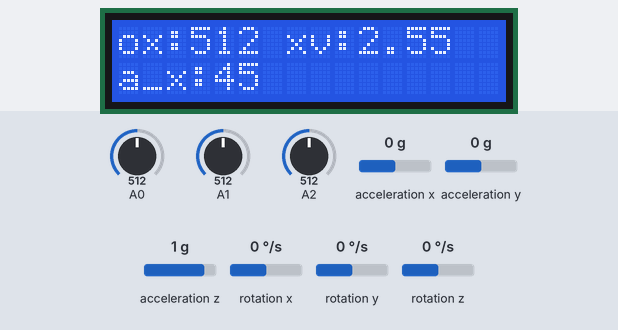
Recording of a sketch running on a simulated Arduino Uno, built with avr-gcc and run on an emulated ATmega328P. Shown: 16×2 character LCD. The inputs (shaded band) are chosen by the test bench; at power-on: A0 = 512, A1 = 512, A2 = 512, acceleration x 0 g, acceleration y 0 g, acceleration z 1 g, rotation x 0 °/s, rotation y 0 °/s, rotation z 0 °/s. What the sketch prints to the serial monitor is not drawn.

Above: at 1.2 s.
1.3 s: A0 set to 716
At 2.5 s:
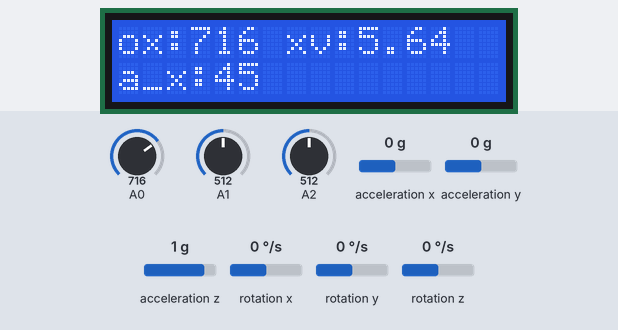
2.8 s: A1 set to 716
At 4.0 s:
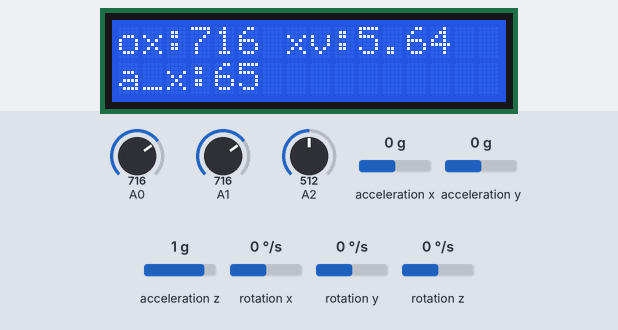
4.3 s: A2 set to 306
At 4.9 s:
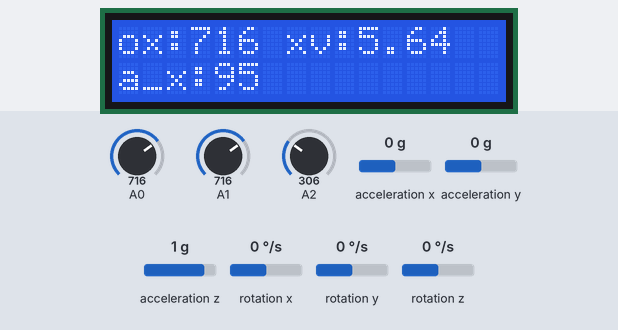
8.8 s: A0 set to 992
At 9.8 s:
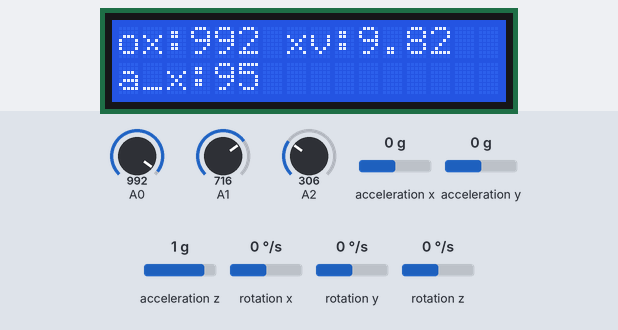
10.3 s: A1 set to 992
At 11.3 s:
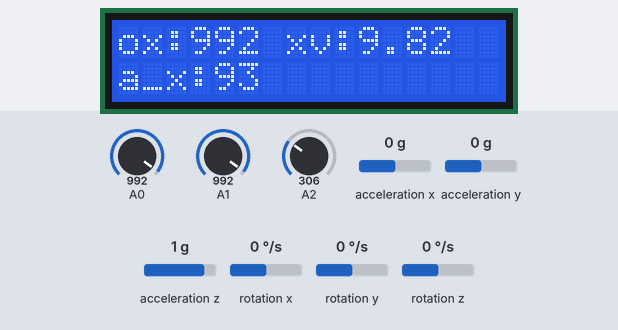
Timing chart, 0 to 12.8 s (numbered marks = the images above; inputs shaded):
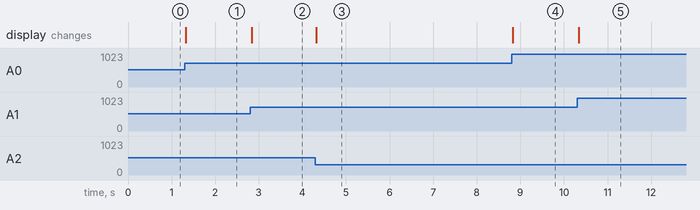

Measured:
- after the input at 1.3 s, the display: changes at once (image 1)
- after the input at 2.8 s, the display: changes at once (image 2)
- after the input at 4.3 s, the display: changes at once (image 3)
- after the input at 8.8 s, the display: changes at once (image 4)
- after the input at 10.3 s, the display: changes at once (image 5)

The sketch:

MPU6050_raw.ino
```cpp
// 引用 LiquidCrystal Library
#include <LiquidCrystal.h>

// Arduino Wire library is required if I2Cdev I2CDEV_ARDUINO_WIRE implementation
// is used in I2Cdev.h
#include "Wire.h"

// I2Cdev and MPU6050 must be installed as libraries, or else the .cpp/.h files
// for both classes must be in the include path of your project
#include "I2Cdev.h"
#include "MPU6050.h"

#define voltage_range (1.94-1.3)
#define values_range
#define zero_x 1.62
#define zero_y 1.62
#define zero_z 1.62
#define sensitivity_x 0.32
#define sensitivity_y 0.32
#define sensitivity_z 0.32

int up_bound,down_bound;

float xv;
float yv;
float zv;

float angle_x;
float angle_y;
float angle_z;

#define refreshRange 300


/**Object creation*/
LiquidCrystal lcd(12, 11, 5, 4, 3, 2);

// class default I2C address is 0x68
// specific I2C addresses may be passed as a parameter here
// AD0 low = 0x68 (default for InvenSense evaluation board)
// AD0 high = 0x69
MPU6050 accelgyro;

int16_t ax, ay, az;
int16_t ax_up,ax_down;
int16_t gx, gy, gz;

float toG(float v){
  return v * 6 / 1023 - 3;
}

void setup() {

  //LCD Startup for 2x16 lcd screen
  lcd.begin(16, 2);

  // join I2C bus (I2Cdev library doesn't do this automatically)
  Wire.begin();

  // initialize serial communication
  // (38400 chosen because it works as well at 8MHz as it does at 16MHz, but
  // it's really up to you depending on your project)
  Serial.begin(9600);

  // initialize device
  Serial.println("Initializing I2C devices...");
  accelgyro.initialize();

  // verify connection
  Serial.println("Testing device connections...");
  Serial.println(accelgyro.testConnection() ? "MPU6050 connection successful" : "MPU6050 connection failed");

  // initialize up_bound down_bound
  int ox  = analogRead(A0);
  int oy  = analogRead(A1);
  int oz  = analogRead(A2);
  up_bound = ox;
  down_bound = ox;
}

void loop() {

  //orientation lcd print

  int ox  = analogRead(A0);
  int oy  = analogRead(A1);
  int oz  = analogRead(A2);

  xv=(((ox-278)/132.0*(0.64)+1.3)-zero_x)/sensitivity_x; // xg
  yv=(((oy-278)/132.0*(0.64)+1.3)-zero_y)/sensitivity_y; // yg
  zv=(((oz-278)/132.0*(0.64)+1.3)-zero_z)/sensitivity_z; // zg

  angle_x =atan2(-yv,-zv)*57.2957795+180;
  angle_y =atan2(-xv,-zv)*57.2957795+180;
  angle_z =atan2(-yv,-xv)*57.2957795+180;

  lcd.setCursor(0, 0);
  lcd.print("ox:");
  lcd.print(ox);
  lcd.setCursor(7, 0);
  lcd.print("xv:");
  lcd.print(xv);
  lcd.print("  ");
  lcd.setCursor(0, 1);
  lcd.print("a_x:");
  lcd.print((int)angle_x);
  lcd.print("  ");


  // read raw accel/gyro measurements from device
  accelgyro.getMotion6(&ax, &ay, &az, &gx, &gy, &gz);

  // these methods (and a few others) are also available
  //accelgyro.getAcceleration(&ax, &ay, &az);
  //accelgyro.getRotation(&gx, &gy, &gz);

  // display tab-separated accel/gyro x/y/z values
  Serial.print("a/g:\t");
  Serial.print(ax);
  Serial.print("\t");
  Serial.print(ay);
  Serial.print("\t");
  Serial.print(az);
  Serial.print("\t");
  Serial.print(gx);
  Serial.print("\t");
  Serial.print(gy);
  Serial.print("\t");
  Serial.println(gz);

}
```
